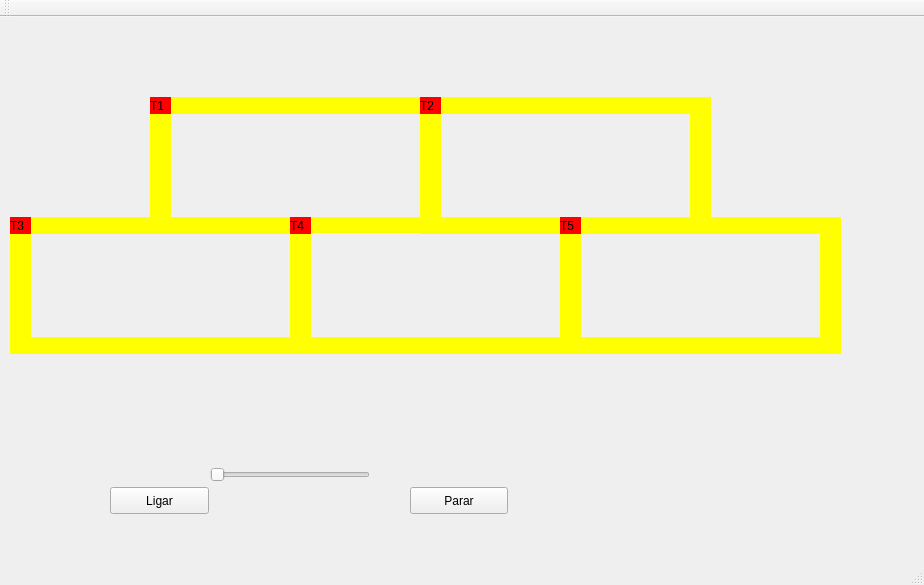
<?xml version="1.0" encoding="UTF-8"?>
<ui version="4.0">
 <class>MainWindow</class>
 <widget class="QMainWindow" name="MainWindow">
  <property name="geometry">
   <rect>
    <x>0</x>
    <y>0</y>
    <width>924</width>
    <height>585</height>
   </rect>
  </property>
  <property name="windowTitle">
   <string>MainWindow</string>
  </property>
  <widget class="QWidget" name="centralWidget">
   <widget class="QLabel" name="label_trem1">
    <property name="geometry">
     <rect>
      <x>150</x>
      <y>80</y>
      <width>21</width>
      <height>17</height>
     </rect>
    </property>
    <property name="styleSheet">
     <string notr="true">QLabel { background: red}</string>
    </property>
    <property name="text">
     <string>T1</string>
    </property>
   </widget>
   <widget class="QLabel" name="label_trilho1">
    <property name="geometry">
     <rect>
      <x>170</x>
      <y>80</y>
      <width>250</width>
      <height>17</height>
     </rect>
    </property>
    <property name="styleSheet">
     <string notr="true">QLabel { background: yellow}</string>
    </property>
    <property name="text">
     <string/>
    </property>
   </widget>
   <widget class="QLabel" name="label_trilho3">
    <property name="geometry">
     <rect>
      <x>420</x>
      <y>80</y>
      <width>21</width>
      <height>137</height>
     </rect>
    </property>
    <property name="styleSheet">
     <string notr="true">QLabel { background: yellow}</string>
    </property>
    <property name="text">
     <string/>
    </property>
   </widget>
   <widget class="QLabel" name="label_trilho4">
    <property name="geometry">
     <rect>
      <x>150</x>
      <y>80</y>
      <width>21</width>
      <height>137</height>
     </rect>
    </property>
    <property name="styleSheet">
     <string notr="true">QLabel { background: yellow}</string>
    </property>
    <property name="text">
     <string/>
    </property>
   </widget>
   <widget class="QPushButton" name="pushButton">
    <property name="geometry">
     <rect>
      <x>110</x>
      <y>470</y>
      <width>99</width>
      <height>27</height>
     </rect>
    </property>
    <property name="text">
     <string>Ligar</string>
    </property>
   </widget>
   <widget class="QPushButton" name="pushButton_2">
    <property name="geometry">
     <rect>
      <x>410</x>
      <y>470</y>
      <width>98</width>
      <height>27</height>
     </rect>
    </property>
    <property name="text">
     <string>Parar</string>
    </property>
   </widget>
   <widget class="QLabel" name="label_trilho4_2">
    <property name="geometry">
     <rect>
      <x>690</x>
      <y>80</y>
      <width>21</width>
      <height>137</height>
     </rect>
    </property>
    <property name="styleSheet">
     <string notr="true">QLabel { background: yellow}</string>
    </property>
    <property name="text">
     <string/>
    </property>
   </widget>
   <widget class="QLabel" name="label_trilho1_2">
    <property name="geometry">
     <rect>
      <x>440</x>
      <y>80</y>
      <width>250</width>
      <height>17</height>
     </rect>
    </property>
    <property name="styleSheet">
     <string notr="true">QLabel { background: yellow}</string>
    </property>
    <property name="text">
     <string/>
    </property>
   </widget>
   <widget class="QLabel" name="label_trilho2_2">
    <property name="geometry">
     <rect>
      <x>580</x>
      <y>200</y>
      <width>111</width>
      <height>17</height>
     </rect>
    </property>
    <property name="styleSheet">
     <string notr="true">QLabel { background: yellow}</string>
    </property>
    <property name="text">
     <string/>
    </property>
   </widget>
   <widget class="QLabel" name="label_trem2">
    <property name="geometry">
     <rect>
      <x>420</x>
      <y>80</y>
      <width>21</width>
      <height>17</height>
     </rect>
    </property>
    <property name="styleSheet">
     <string notr="true">QLabel { background: red}</string>
    </property>
    <property name="text">
     <string>T2</string>
    </property>
   </widget>
   <widget class="QSlider" name="horizontalSlider">
    <property name="geometry">
     <rect>
      <x>210</x>
      <y>450</y>
      <width>160</width>
      <height>16</height>
     </rect>
    </property>
    <property name="orientation">
     <enum>Qt::Horizontal</enum>
    </property>
   </widget>
   <widget class="QLabel" name="label_trilho3_2">
    <property name="geometry">
     <rect>
      <x>560</x>
      <y>200</y>
      <width>21</width>
      <height>137</height>
     </rect>
    </property>
    <property name="styleSheet">
     <string notr="true">QLabel { background: yellow}</string>
    </property>
    <property name="text">
     <string/>
    </property>
   </widget>
   <widget class="QLabel" name="label_trilho3_3">
    <property name="geometry">
     <rect>
      <x>290</x>
      <y>200</y>
      <width>21</width>
      <height>137</height>
     </rect>
    </property>
    <property name="styleSheet">
     <string notr="true">QLabel { background: yellow}</string>
    </property>
    <property name="text">
     <string/>
    </property>
   </widget>
   <widget class="QLabel" name="label_trilho2_4">
    <property name="geometry">
     <rect>
      <x>310</x>
      <y>320</y>
      <width>250</width>
      <height>17</height>
     </rect>
    </property>
    <property name="styleSheet">
     <string notr="true">QLabel { background: yellow}</string>
    </property>
    <property name="text">
     <string/>
    </property>
   </widget>
   <widget class="QLabel" name="label_trilho2_5">
    <property name="geometry">
     <rect>
      <x>580</x>
      <y>320</y>
      <width>241</width>
      <height>17</height>
     </rect>
    </property>
    <property name="styleSheet">
     <string notr="true">QLabel { background: yellow}</string>
    </property>
    <property name="text">
     <string/>
    </property>
   </widget>
   <widget class="QLabel" name="label_trilho3_4">
    <property name="geometry">
     <rect>
      <x>10</x>
      <y>200</y>
      <width>21</width>
      <height>137</height>
     </rect>
    </property>
    <property name="styleSheet">
     <string notr="true">QLabel { background: yellow}</string>
    </property>
    <property name="text">
     <string/>
    </property>
   </widget>
   <widget class="QLabel" name="label_trilho3_5">
    <property name="geometry">
     <rect>
      <x>820</x>
      <y>200</y>
      <width>21</width>
      <height>137</height>
     </rect>
    </property>
    <property name="styleSheet">
     <string notr="true">QLabel { background: yellow}</string>
    </property>
    <property name="text">
     <string/>
    </property>
   </widget>
   <widget class="QLabel" name="label_trem3">
    <property name="geometry">
     <rect>
      <x>10</x>
      <y>200</y>
      <width>21</width>
      <height>17</height>
     </rect>
    </property>
    <property name="styleSheet">
     <string notr="true">QLabel { background: red}</string>
    </property>
    <property name="text">
     <string>T3</string>
    </property>
   </widget>
   <widget class="QLabel" name="label_trem4">
    <property name="geometry">
     <rect>
      <x>290</x>
      <y>200</y>
      <width>21</width>
      <height>17</height>
     </rect>
    </property>
    <property name="styleSheet">
     <string notr="true">QLabel { background: red}</string>
    </property>
    <property name="text">
     <string>T4</string>
    </property>
   </widget>
   <widget class="QLabel" name="label_trem5">
    <property name="geometry">
     <rect>
      <x>560</x>
      <y>200</y>
      <width>21</width>
      <height>17</height>
     </rect>
    </property>
    <property name="styleSheet">
     <string notr="true">QLabel { background: red}</string>
    </property>
    <property name="text">
     <string>T5</string>
    </property>
   </widget>
   <widget class="QLabel" name="label_trilho2_7">
    <property name="geometry">
     <rect>
      <x>440</x>
      <y>200</y>
      <width>121</width>
      <height>17</height>
     </rect>
    </property>
    <property name="styleSheet">
     <string notr="true">QLabel { background: yellow}</string>
    </property>
    <property name="text">
     <string/>
    </property>
   </widget>
   <widget class="QLabel" name="label_trilho2_8">
    <property name="geometry">
     <rect>
      <x>710</x>
      <y>200</y>
      <width>111</width>
      <height>17</height>
     </rect>
    </property>
    <property name="styleSheet">
     <string notr="true">QLabel { background: yellow}</string>
    </property>
    <property name="text">
     <string/>
    </property>
   </widget>
   <widget class="QLabel" name="label_trilho2_9">
    <property name="geometry">
     <rect>
      <x>310</x>
      <y>200</y>
      <width>111</width>
      <height>16</height>
     </rect>
    </property>
    <property name="styleSheet">
     <string notr="true">QLabel { background: yellow}</string>
    </property>
    <property name="text">
     <string/>
    </property>
   </widget>
   <widget class="QLabel" name="label_trilho2_10">
    <property name="geometry">
     <rect>
      <x>170</x>
      <y>200</y>
      <width>121</width>
      <height>17</height>
     </rect>
    </property>
    <property name="styleSheet">
     <string notr="true">QLabel { background: yellow}</string>
    </property>
    <property name="text">
     <string/>
    </property>
   </widget>
   <widget class="QLabel" name="label_trilho2_11">
    <property name="geometry">
     <rect>
      <x>30</x>
      <y>200</y>
      <width>121</width>
      <height>17</height>
     </rect>
    </property>
    <property name="styleSheet">
     <string notr="true">QLabel { background: yellow}</string>
    </property>
    <property name="text">
     <string/>
    </property>
   </widget>
   <widget class="QLabel" name="label_trilho2_12">
    <property name="geometry">
     <rect>
      <x>30</x>
      <y>320</y>
      <width>261</width>
      <height>17</height>
     </rect>
    </property>
    <property name="styleSheet">
     <string notr="true">QLabel { background: yellow}</string>
    </property>
    <property name="text">
     <string/>
    </property>
   </widget>
   <zorder>label_trilho3_2</zorder>
   <zorder>label_trilho2_8</zorder>
   <zorder>label_trilho2_2</zorder>
   <zorder>label_trilho2_5</zorder>
   <zorder>label_trilho3_5</zorder>
   <zorder>label_trilho4_2</zorder>
   <zorder>label_trilho2_10</zorder>
   <zorder>label_trilho2_12</zorder>
   <zorder>label_trilho3</zorder>
   <zorder>label_trilho2_7</zorder>
   <zorder>label_trilho2_9</zorder>
   <zorder>label_trem5</zorder>
   <zorder>label_trilho3_3</zorder>
   <zorder>label_trilho3_4</zorder>
   <zorder>label_trilho4</zorder>
   <zorder>label_trilho2_4</zorder>
   <zorder>label_trilho2_11</zorder>
   <zorder>label_trem3</zorder>
   <zorder>label_trilho1</zorder>
   <zorder>pushButton</zorder>
   <zorder>pushButton_2</zorder>
   <zorder>label_trilho1_2</zorder>
   <zorder>horizontalSlider</zorder>
   <zorder>label_trem1</zorder>
   <zorder>label_trem2</zorder>
   <zorder>label_trem4</zorder>
  </widget>
  <widget class="QMenuBar" name="menuBar">
   <property name="geometry">
    <rect>
     <x>0</x>
     <y>0</y>
     <width>924</width>
     <height>22</height>
    </rect>
   </property>
  </widget>
  <widget class="QToolBar" name="mainToolBar">
   <attribute name="toolBarArea">
    <enum>TopToolBarArea</enum>
   </attribute>
   <attribute name="toolBarBreak">
    <bool>false</bool>
   </attribute>
  </widget>
  <widget class="QStatusBar" name="statusBar"/>
 </widget>
 <layoutdefault spacing="6" margin="11"/>
 <resources/>
 <connections/>
</ui>
